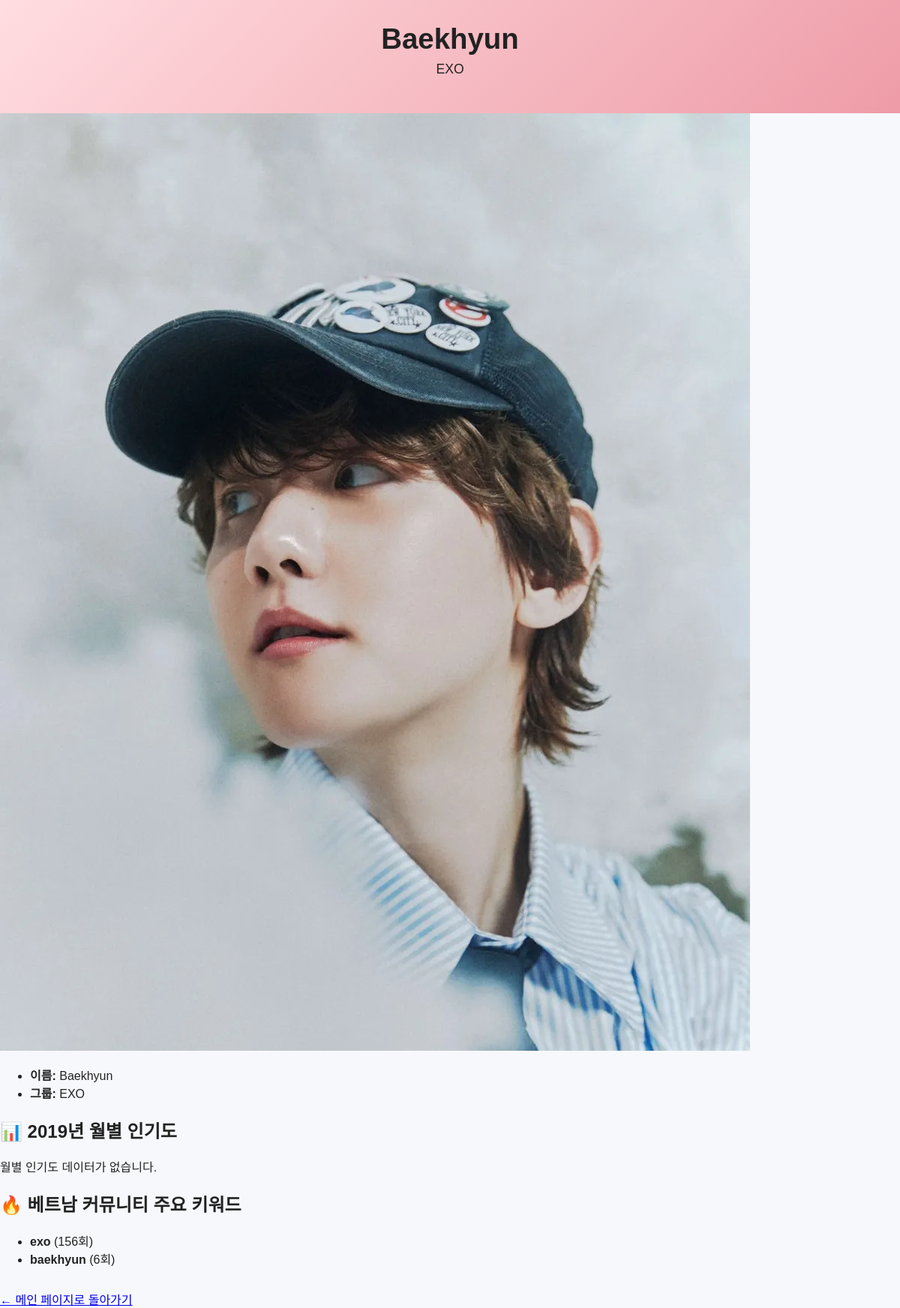
/idol/5, run on the app's committed database.
### tables this page shows
CREATE TABLE idol (
    id INTEGER PRIMARY KEY AUTOINCREMENT,
    name TEXT NOT NULL,
    group_name TEXT NOT NULL,
    debut_year INTEGER,
    agency TEXT
, image TEXT);

### app.py (the view)
@app.route("/idol/<int:id>")
def idol_detail(id):
    conn = get_db()
    cur = conn.cursor()
    cur.execute("SELECT * FROM idol WHERE id = ?", (id,))
    idol = cur.fetchone()
    if idol is None:
        conn.close()
        return "아이돌 정보를 찾을 수 없습니다.", 404
    popularity = []
    try:
        cur.execute("""
            SELECT
                month,
                score AS popularity_score
            FROM idol_popularity
            WHERE idol_id = ?
              AND year = 2019
            ORDER BY month
        """, (id,))
        popularity = cur.fetchall()
    except sqlite3.OperationalError:
        popularity = []
    keywords = []
    try:
        cur.execute("""
            SELECT keyword, SUM(keyword_count) AS total_count
            FROM keyword_trend
            WHERE year = 2019
              AND (
                  LOWER(keyword) LIKE '%' || LOWER(?) || '%'
                  OR LOWER(keyword) LIKE '%' || LOWER(?) || '%'
              )
            GROUP BY keyword
            ORDER BY total_count DESC
            LIMIT 5
        """, (idol["name"], idol["group_name"]))
        keywords = cur.fetchall()
    except sqlite3.OperationalError:
        keywords = []
    conn.close()
    return render_template(
        "idol_detail.html",
        idol=idol,
        popularity=popularity,
        keywords=keywords
    )

### app.py (called while the page is built)
def get_db():
    conn = sqlite3.connect("database.db")
    conn.row_factory = sqlite3.Row
    return conn

### templates/idol_detail.html (shortened to what this page needs)
<!DOCTYPE html>
<html lang="ko">
<head>
    <link rel="stylesheet" href="{{ url_for('static', filename='style.css') }}">
</head>
<body>
<header>
    <h1>{{ idol.name }}</h1>
    <p>{{ idol.group_name }}</p>
</header>
<main>
    <section class="idol-basic">
        <img
            src="{{ url_for('static', filename='images/' ~ idol.image) }}"
            alt="{{ idol.name }}"
            class="idol-detail-img"
        >
        <ul class="idol-info">
            <li><strong>이름:</strong> {{ idol.name }}</li>
            <li><strong>그룹:</strong> {{ idol.group_name }}</li>
        </ul>
    </section>
    <section class="idol-popularity">
        <h2>📊 2019년 월별 인기도</h2>
        {% if popularity %}
        <table>
            <tr>
                <th>월</th>
                <th>인기도 점수</th>
            </tr>
            {% for row in popularity %}
            <tr>
                <td>{{ row.month }}월</td>
                <td>{{ row.popularity_score }}</td>
            </tr>
            {% endfor %}
        </table>
        {% else %}
            <p>월별 인기도 데이터가 없습니다.</p>
        {% endif %}
    </section>
    <section class="idol-keywords">
        <h2>🔥 베트남 커뮤니티 주요 키워드</h2>
        {% if keywords %}
        <ul class="keyword-list">
            {% for k in keywords %}
                <li>
                    <strong>{{ k.keyword }}</strong>
                    ({{ k.total_count }}회)
                </li>
            {% endfor %}
        </ul>
        {% else %}
            <p>관련 키워드 데이터가 없습니다.</p>
        {% endif %}
    </section>
    <div style="margin-top: 30px;">
        <a href="/">← 메인 페이지로 돌아가기</a>
    </div>
</main>
</body>
</html>

### static/style.css (style rules this page uses)
body { font-family: "Apple SD Gothic Neo", "Noto Sans KR", sans-serif; margin: 0; padding: 0; background: #f7f8fc; color: #222; }
header { text-align: center; padding: 30px 10px; background: linear-gradient(135deg, #ffdde1, #ee9ca7); color: #222; }
header h1 { margin: 0; font-size: 2.4rem; }
header p { margin-top: 8px; font-size: 1.1rem; }

### data on the page
idol: name "Baekhyun", group_name "EXO", image (picture)

### other printed values
{{ k.keyword }} "exo" "baekhyun"
{{ k.total_count }} "156" "6"
